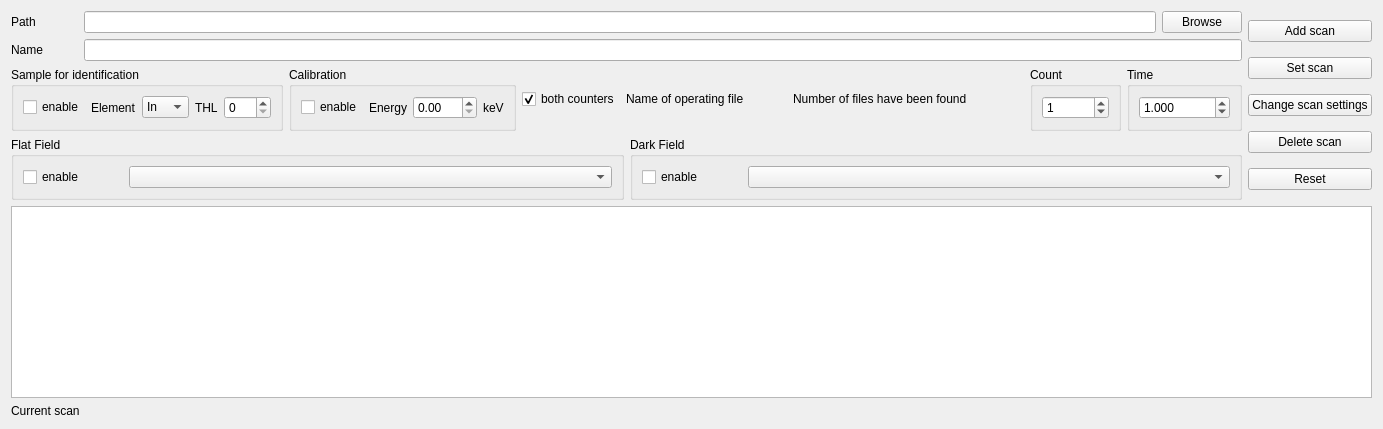
      <widget class="QWidget" name="tab_2">
       <attribute name="title">
        <string>Source</string>
       </attribute>
       <layout class="QVBoxLayout" name="verticalLayout_56">
        <item>
         <layout class="QHBoxLayout" name="horizontalLayout_26">
          <item>
           <layout class="QVBoxLayout" name="verticalLayout_42">
            <item>
             <layout class="QHBoxLayout" name="horizontalLayout_15">
              <item>
               <widget class="QLabel" name="label_3">
                <property name="minimumSize">
                 <size>
                  <width>67</width>
                  <height>0</height>
                 </size>
                </property>
                <property name="maximumSize">
                 <size>
                  <width>67</width>
                  <height>33</height>
                 </size>
                </property>
                <property name="text">
                 <string>Path</string>
                </property>
               </widget>
              </item>
              <item>
               <widget class="QLineEdit" name="lineEdit_3"/>
              </item>
              <item>
               <widget class="QPushButton" name="pushButton_4">
                <property name="text">
                 <string>Browse</string>
                </property>
               </widget>
              </item>
             </layout>
            </item>
            <item>
             <layout class="QHBoxLayout" name="horizontalLayout_16">
              <item>
               <widget class="QLabel" name="label_5">
                <property name="minimumSize">
                 <size>
                  <width>67</width>
                  <height>0</height>
                 </size>
                </property>
                <property name="maximumSize">
                 <size>
                  <width>67</width>
                  <height>33</height>
                 </size>
                </property>
                <property name="text">
                 <string>Name</string>
                </property>
               </widget>
              </item>
              <item>
               <widget class="QLineEdit" name="lineEdit_4"/>
              </item>
             </layout>
            </item>
            <item>
             <layout class="QHBoxLayout" name="horizontalLayout_41">
              <item>
               <widget class="QGroupBox" name="groupBox_51">
                <property name="title">
                 <string>Sample for identification</string>
                </property>
                <layout class="QHBoxLayout" name="horizontalLayout_40">
                 <item>
                  <widget class="QCheckBox" name="checkBox_14">
                   <property name="text">
                    <string>enable</string>
                   </property>
                  </widget>
                 </item>
                 <item>
                  <widget class="QLabel" name="label_11">
                   <property name="text">
                    <string>Element</string>
                   </property>
                  </widget>
                 </item>
                 <item>
                  <widget class="QComboBox" name="comboBox_19">
                   <item>
                    <property name="text">
                     <string>In</string>
                    </property>
                   </item>
                   <item>
                    <property name="text">
                     <string>Mo</string>
                    </property>
                   </item>
                  </widget>
                 </item>
                 <item>
                  <widget class="QLabel" name="label_14">
                   <property name="text">
                    <string>THL</string>
                   </property>
                  </widget>
                 </item>
                 <item>
                  <widget class="QSpinBox" name="spinBox_9">
                   <property name="maximum">
                    <number>512</number>
                   </property>
                  </widget>
                 </item>
                </layout>
               </widget>
              </item>
              <item>
               <widget class="QGroupBox" name="groupBox_50">
                <property name="title">
                 <string>Calibration</string>
                </property>
                <layout class="QHBoxLayout" name="horizontalLayout_39">
                 <item>
                  <widget class="QCheckBox" name="checkBox_3">
                   <property name="text">
                    <string>enable</string>
                   </property>
                   <property name="checked">
                    <bool>false</bool>
                   </property>
                  </widget>
                 </item>
                 <item>
                  <widget class="QLabel" name="label_9">
                   <property name="text">
                    <string>Energy</string>
                   </property>
                  </widget>
                 </item>
                 <item>
                  <widget class="QDoubleSpinBox" name="doubleSpinBox_19">
                   <property name="maximum">
                    <double>200.000000000000000</double>
                   </property>
                  </widget>
                 </item>
                 <item>
                  <widget class="QLabel" name="label_10">
                   <property name="maximumSize">
                    <size>
                     <width>30</width>
                     <height>16777215</height>
                    </size>
                   </property>
                   <property name="text">
                    <string>keV</string>
                   </property>
                  </widget>
                 </item>
                </layout>
               </widget>
              </item>
              <item>
               <widget class="QCheckBox" name="checkBox_2">
                <property name="text">
                 <string>both counters</string>
                </property>
                <property name="checked">
                 <bool>true</bool>
                </property>
               </widget>
              </item>
              <item>
               <widget class="QLabel" name="label_6">
                <property name="minimumSize">
                 <size>
                  <width>161</width>
                  <height>17</height>
                 </size>
                </property>
                <property name="text">
                 <string>Name of operating file</string>
                </property>
               </widget>
              </item>
              <item>
               <widget class="QLabel" name="label_7">
                <property name="minimumSize">
                 <size>
                  <width>231</width>
                  <height>17</height>
                 </size>
                </property>
                <property name="text">
                 <string>Number of files have been found</string>
                </property>
               </widget>
              </item>
              <item>
               <widget class="QGroupBox" name="groupBox_52">
                <property name="title">
                 <string>Count</string>
                </property>
                <layout class="QVBoxLayout" name="verticalLayout_87">
                 <item>
                  <widget class="QSpinBox" name="spinBox_11">
                   <property name="maximum">
                    <number>999999999</number>
                   </property>
                   <property name="value">
                    <number>1</number>
                   </property>
                  </widget>
                 </item>
                </layout>
               </widget>
              </item>
              <item>
               <widget class="QGroupBox" name="groupBox_53">
                <property name="title">
                 <string>Time</string>
                </property>
                <layout class="QHBoxLayout" name="horizontalLayout_43">
                 <item>
                  <widget class="QDoubleSpinBox" name="doubleSpinBox_18">
                   <property name="decimals">
                    <number>3</number>
                   </property>
                   <property name="maximum">
                    <double>99999990000.000000000000000</double>
                   </property>
                   <property name="value">
                    <double>1.000000000000000</double>
                   </property>
                  </widget>
                 </item>
                </layout>
               </widget>
              </item>
             </layout>
            </item>
            <item>
             <layout class="QHBoxLayout" name="horizontalLayout_42">
              <item>
               <widget class="QGroupBox" name="groupBox_48">
                <property name="title">
                 <string>Flat Field</string>
                </property>
                <layout class="QHBoxLayout" name="horizontalLayout_3">
                 <item>
                  <widget class="QCheckBox" name="checkBox_15">
                   <property name="minimumSize">
                    <size>
                     <width>80</width>
                     <height>0</height>
                    </size>
                   </property>
                   <property name="maximumSize">
                    <size>
                     <width>100</width>
                     <height>16777215</height>
                    </size>
                   </property>
                   <property name="text">
                    <string>enable</string>
                   </property>
                   <property name="checked">
                    <bool>false</bool>
                   </property>
                  </widget>
                 </item>
                 <item>
                  <widget class="QComboBox" name="comboBox_22"/>
                 </item>
                </layout>
               </widget>
              </item>
              <item>
               <widget class="QGroupBox" name="groupBox_49">
                <property name="title">
                 <string>Dark Field</string>
                </property>
                <layout class="QHBoxLayout" name="horizontalLayout_33">
                 <item>
                  <widget class="QCheckBox" name="checkBox_16">
                   <property name="minimumSize">
                    <size>
                     <width>80</width>
                     <height>0</height>
                    </size>
                   </property>
                   <property name="maximumSize">
                    <size>
                     <width>100</width>
                     <height>16777215</height>
                    </size>
                   </property>
                   <property name="text">
                    <string>enable</string>
                   </property>
                   <property name="checked">
                    <bool>false</bool>
                   </property>
                  </widget>
                 </item>
                 <item>
                  <widget class="QComboBox" name="comboBox_23"/>
                 </item>
                </layout>
               </widget>
              </item>
             </layout>
            </item>
           </layout>
          </item>
          <item>
           <layout class="QVBoxLayout" name="verticalLayout_88">
            <item>
             <widget class="QPushButton" name="pushButton_31">
              <property name="text">
               <string>Add scan</string>
              </property>
             </widget>
            </item>
            <item>
             <widget class="QPushButton" name="pushButton_29">
              <property name="text">
               <string>Set scan</string>
              </property>
             </widget>
            </item>
            <item>
             <widget class="QPushButton" name="pushButton_67">
              <property name="text">
               <string>Change scan settings</string>
              </property>
             </widget>
            </item>
            <item>
             <widget class="QPushButton" name="pushButton_21">
              <property name="text">
               <string>Delete scan</string>
              </property>
             </widget>
            </item>
            <item>
             <widget class="QPushButton" name="pushButton_5">
              <property name="text">
               <string>Reset</string>
              </property>
             </widget>
            </item>
           </layout>
          </item>
         </layout>
        </item>
        <item>
         <widget class="QListView" name="listView"/>
        </item>
        <item>
         <widget class="QLabel" name="label">
          <property name="text">
           <string>Current scan</string>
          </property>
         </widget>
        </item>
       </layout>
      </widget>
